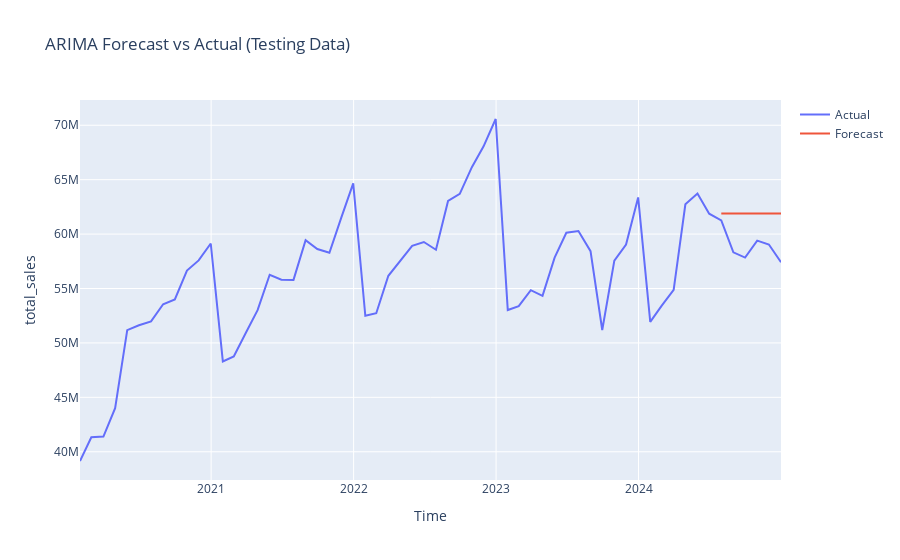

This figure's notebook cell:
### Markdown cell above
## Visualization

### Code cell
# Visualization
fig = go.Figure()
fig.add_trace(go.Scatter(x=df_car.index, y=df_car['total_sales'], mode='lines', name='Actual'))  # Data asli
fig.add_trace(go.Scatter(x=test.index, y=forecast, mode='lines', name='Forecast'))  # Hasil prediksi untuk test set
fig.update_layout(title='ARIMA Forecast vs Actual (Testing Data)', xaxis_title='Time', yaxis_title='total_sales')
fig.show()

# RMSE
mse = mean_squared_error(test, forecast)
print(f"RMSE from the last 6 data is {mse ** 0.5}")
